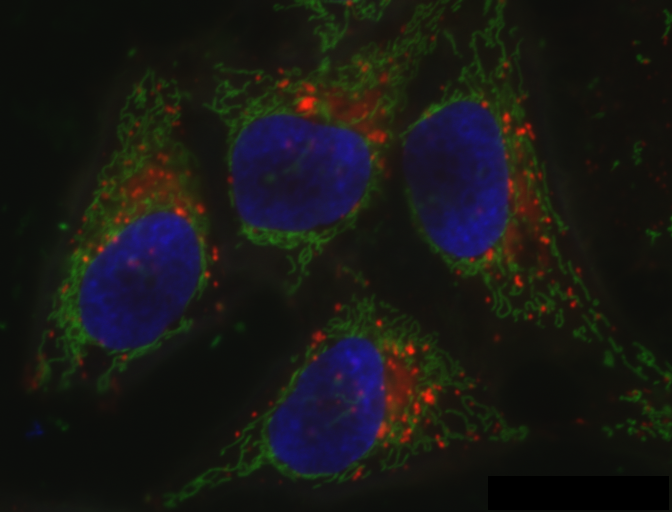
#> input picture data/hela-cells.tif, 672 x 512 px
$ jupyter execute 03_Multi_channel_image_data.ipynb
#> lines starting #> are read from the running program, lines starting #| are printed output that depends on the picture
# Multi-channel image data
Beyond two dimensional images which can be expressed as 2-D matrix, also higher dimensional, multi-channel images are quite common.

Let's open the hela-cells image from Fiji. Here is a thumbnail image for us to compare later:

We open the image with imread and display it with imshow:

[cell 1]
from skimage.io import imread, imshow
image = imread('../../data/hela-cells.tif')
#> image is the input picture: shape (512, 672, 3) uint16; mean R, G, B 393.1, 393.3, 357.4

imshow(image)
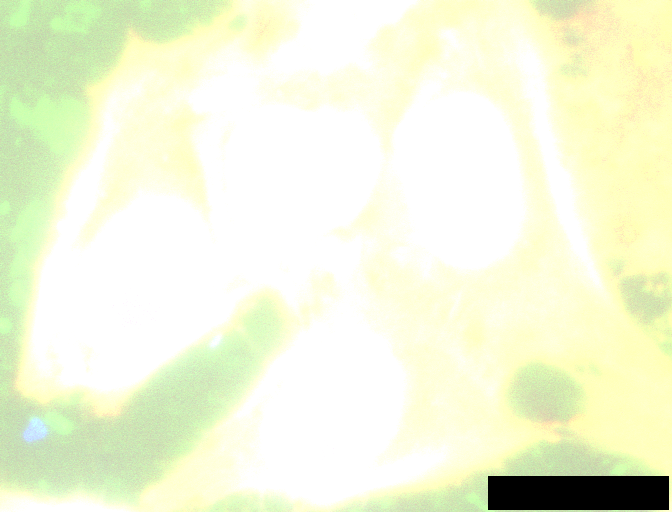
#> shown: shape (512, 672, 3); mean R, G, B 241.6, 246.8, 217.5

This visualization is not perfect as discussed [here](https://forum.image.sc/t/display-multi-channel-images-with-scikit-image/51009).

To understand what we see, we should take a look at the image's shape. The image is obviously 672 pixels wide, 512 pixels high and has 3 channels:

[cell 2]
image.shape
#> Out = (512, 672, 3)

Because it has 3 channels, many functions may interpret these images as being RGB and try to display multi-channel images as such.

However, with image processing, we usually want to have the channels separated.

We can visualize these three channels independently by cropping them out. Furthermore, we can arrange multiple images side-by-side using [matplotlib subplots](https://matplotlib.org/stable/api/_as_gen/matplotlib.pyplot.subplots.html):

[cell 3]
channel1 = image[:,:,0]
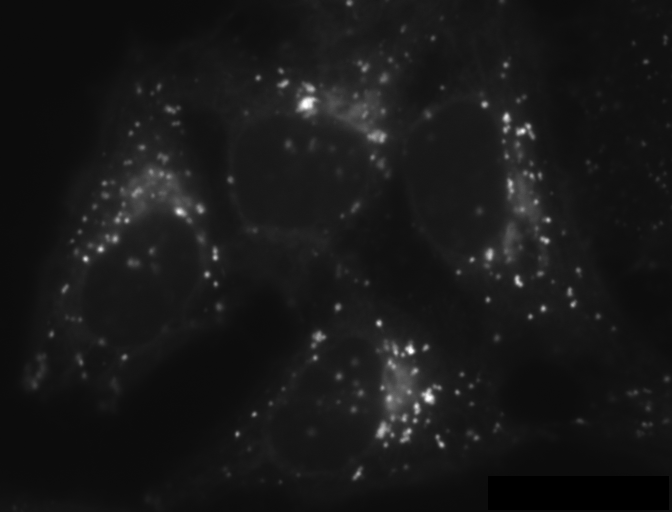
#> channel1: shape (512, 672) uint16; min 0, max 4095, mean 393.1; drawn with min black and max white
channel2 = image[:,:,1]
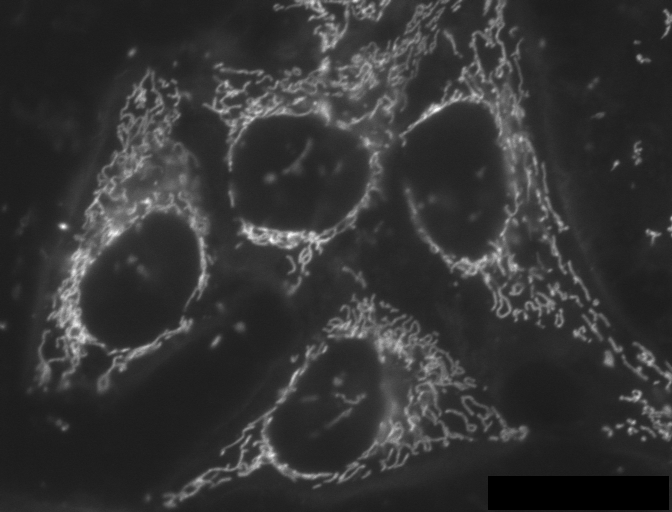
#> channel2: shape (512, 672) uint16; min 0, max 1900, mean 393.3; drawn with min black and max white
channel3 = image[:,:,2]
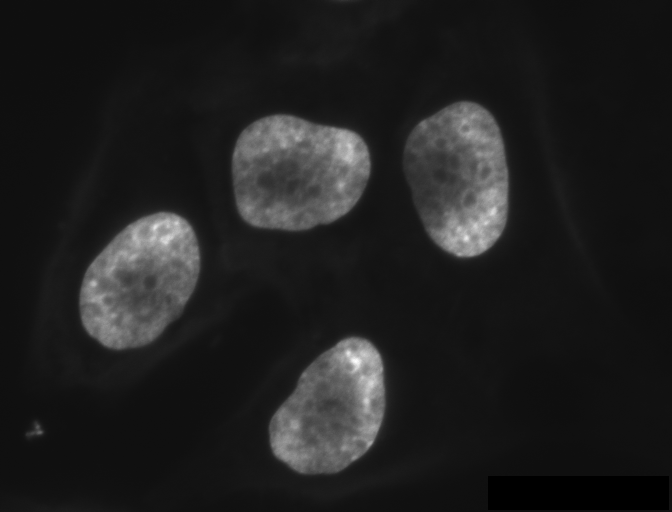
#> channel3: shape (512, 672) uint16; min 0, max 2832, mean 357.4; drawn with min black and max white

import matplotlib.pyplot as plt

fig, axs = plt.subplots(1, 3, figsize=(15,15))

axs[0].imshow(channel1)
axs[1].imshow(channel2)
axs[2].imshow(channel3)

Furthermore, [imshow from matplotlib](https://matplotlib.org/stable/api/_as_gen/matplotlib.pyplot.imshow.html) also takes lookup tables / color maps as parameter. See [all color maps](https://matplotlib.org/stable/tutorials/colors/colormaps.html) supported by matplotlib.

[cell 4]
fig, axs = plt.subplots(1, 3, figsize=(15,15))

axs[0].imshow(channel1, cmap='plasma')
axs[1].imshow(channel2, cmap='hsv')
axs[2].imshow(channel3, cmap='cool')
